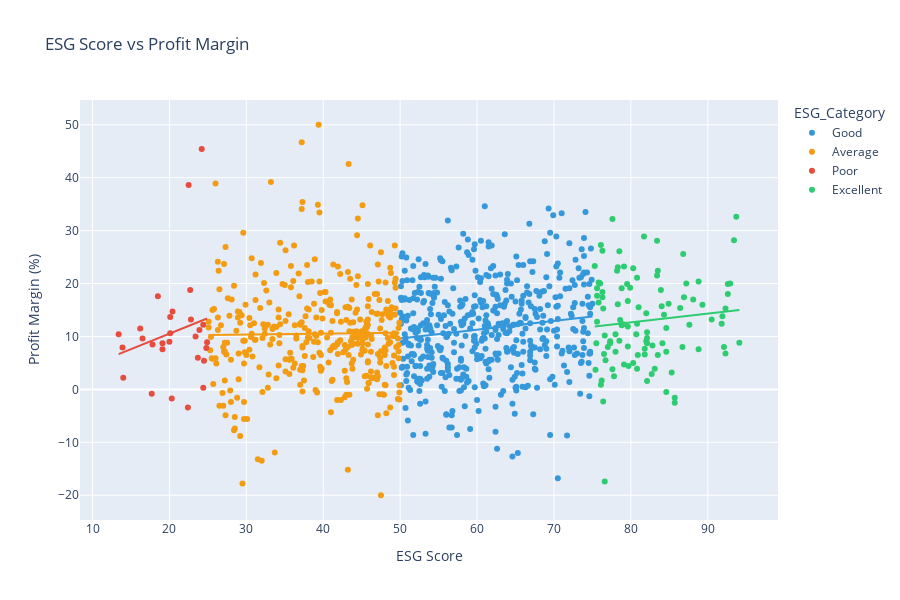

Source (notebook cell):
### Markdown cell above
## 4.1 ESG and Profit Margin relationship

### Code cell
fig5 = px.scatter(df.sample(min(1000, len(df))), 
                 x='ESG_Overall', 
                 y='ProfitMargin',
                 color='ESG_Category',
                 color_discrete_map={
                     'Excellent': '#2ecc71',
                     'Good': '#3498db',
                     'Average': '#f39c12',
                     'Poor': '#e74c3c'
                 },
                 title='ESG Score vs Profit Margin',
                 trendline='ols',
                 labels={'ESG_Overall': 'ESG Score',
                        'ProfitMargin': 'Profit Margin (%)'},
                 hover_data=['Industry', 'Region'])
fig5.update_layout(height=600)
fig5.show()

### Figure 1 — Plotly figure (JSON) as saved in the notebook; plotly's stock layout.template omitted (floating-point values rounded to 4 significant figures; data arrays with more than 128 entries replaced by an {"elided": "..."} marker saying what was removed)
{"data": [{"customdata": {"elided": "504x2 str values"}, "hovertemplate": "ESG_Category=Good<br>ESG Score=%{x}<br>Profit Margin (%)=%{y}<br>Industry=%{customdata[0]}<br>Region=%{customdata[1]}<extra></extra>", "legendgroup": "Good", "marker": {"color": "#3498db", "symbol": "circle"}, "mode": "markers", "name": "Good", "orientation": "v", "showlegend": true, "type": "scatter", "x": {"elided": "504 float values"}, "xaxis": "x", "y": {"elided": "504 float values"}, "yaxis": "y"}, {"hovertemplate": "<b>OLS trendline</b><br>ProfitMargin = 0.1652 * ESG_Overall + 1.37669<br>R<sup>2</sup>=0.018666<br><br>ESG_Category=Good<br>ESG Score=%{x}<br>Profit Margin (%)=%{y} <b>(trend)</b><extra></extra>", "legendgroup": "Good", "marker": {"color": "#3498db", "symbol": "circle"}, "mode": "lines", "name": "Good", "showlegend": false, "type": "scatter", "x": {"elided": "504 float values"}, "xaxis": "x", "y": {"elided": "504 float values"}, "yaxis": "y"}, {"customdata": {"elided": "364x2 str values"}, "hovertemplate": "ESG_Category=Average<br>ESG Score=%{x}<br>Profit Margin (%)=%{y}<br>Industry=%{customdata[0]}<br>Region=%{customdata[1]}<extra></extra>", "legendgroup": "Average", "marker": {"color": "#f39c12", "symbol": "circle"}, "mode": "markers", "name": "Average", "orientation": "v", "showlegend": true, "type": "scatter", "x": {"elided": "364 float values"}, "xaxis": "x", "y": {"elided": "364 float values"}, "yaxis": "y"}, {"hovertemplate": "<b>OLS trendline</b><br>ProfitMargin = 0.0179504 * ESG_Overall + 9.82117<br>R<sup>2</sup>=0.000198<br><br>ESG_Category=Average<br>ESG Score=%{x}<br>Profit Margin (%)=%{y} <b>(trend)</b><extra></extra>", "legendgroup": "Average", "marker": {"color": "#f39c12", "symbol": "circle"}, "mode": "lines", "name": "Average", "showlegend": false, "type": "scatter", "x": {"elided": "364 float values"}, "xaxis": "x", "y": {"elided": "364 float values"}, "yaxis": "y"}, {"customdata": [["Utilities", "Middle East"], ["Retail", "Middle East"], ["Transportation", "Africa"], ["Transportation", "Latin America"], ["Energy", "Latin America"], ["Transportation", "Latin America"], ["Transportation", "Middle East"], ["Energy", "Asia"], ["Energy", "Middle East"], ["Energy", "Africa"], ["Energy", "Latin America"], ["Utilities", "Middle East"], ["Energy", "Latin America"], ["Utilities", "Africa"], ["Healthcare", "Africa"], ["Energy", "Latin America"], ["Retail", "Middle East"], ["Transportation", "Latin America"], ["Utilities", "Africa"], ["Energy", "Middle East"], ["Transportation", "Middle East"], ["Manufacturing", "Middle East"], ["Transportation", "Latin America"], ["Manufacturing", "Latin America"], ["Utilities", "Africa"], ["Utilities", "Middle East"], ["Utilities", "Africa"], ["Transportation", "Asia"]], "hovertemplate": "ESG_Category=Poor<br>ESG Score=%{x}<br>Profit Margin (%)=%{y}<br>Industry=%{customdata[0]}<br>Region=%{customdata[1]}<extra></extra>", "legendgroup": "Poor", "marker": {"color": "#e74c3c", "symbol": "circle"}, "mode": "markers", "name": "Poor", "orientation": "v", "showlegend": true, "type": "scatter", "x": [19.1, 24.9, 18.5, 17.7, 20.1, 24.5, 16.2, 23.9, 22.5, 22.4, 19.1, 17.8, 20.4, 22.8, 22.7, 13.4, 24.8, 14.0, 23.4, 24.2, 16.5, 24.4, 13.9, 20.3, 24.4, 20.0, 20.1, 23.7], "xaxis": "x", "y": [8.7, 8.9, 17.6, -0.8, 13.7, 5.4, 11.5, 11.2, 38.6, -3.4, 7.6, 8.5, 14.7, 13.2, 18.8, 10.4, 7.8, 2.2, 10.0, 45.4, 9.6, 0.3, 7.9, -1.7, 12.2, 9.0, 10.6, 6.0], "yaxis": "y"}, {"hovertemplate": "<b>OLS trendline</b><br>ProfitMargin = 0.585293 * ESG_Overall + -1.18047<br>R<sup>2</sup>=0.040359<br><br>ESG_Category=Poor<br>ESG Score=%{x}<br>Profit Margin (%)=%{y} <b>(trend)</b><extra></extra>", "legendgroup": "Poor", "marker": {"color": "#e74c3c", "symbol": "circle"}, "mode": "lines", "name": "Poor", "showlegend": false, "type": "scatter", "x": [13.4, 13.9, 14.0, 16.2, 16.5, 17.7, 17.8, 18.5, 19.1, 19.1, 20.0, 20.1, 20.1, 20.3, 20.4, 22.4, 22.5, 22.7, 22.8, 23.4, 23.7, 23.9, 24.2, 24.4, 24.4, 24.5, 24.8, 24.9], "xaxis": "x", "y": [6.662, 6.955, 7.014, 8.301, 8.477, 9.179, 9.238, 9.647, 9.999, 9.999, 10.53, 10.58, 10.58, 10.7, 10.76, 11.93, 11.99, 12.11, 12.16, 12.52, 12.69, 12.81, 12.98, 13.1, 13.1, 13.16, 13.33, 13.39], "yaxis": "y"}, {"customdata": {"elided": "104x2 str values"}, "hovertemplate": "ESG_Category=Excellent<br>ESG Score=%{x}<br>Profit Margin (%)=%{y}<br>Industry=%{customdata[0]}<br>Region=%{customdata[1]}<extra></extra>", "legendgroup": "Excellent", "marker": {"color": "#2ecc71", "symbol": "circle"}, "mode": "markers", "name": "Excellent", "orientation": "v", "showlegend": true, "type": "scatter", "x": [92.1, 76.6, 84.0, 77.3, 81.8, 86.8, 85.7, 80.8, 83.1, 84.6, 88.8, 82.1, 86.9, 82.7, 79.5, 82.8, 79.6, 87.2, 76.1, 82.1, 75.8, 77.3, 77.8, 86.4, 80.7, 76.3, 80.3, 87.6, 78.5, 81.8, 78.6, 84.6, 79.0, 82.0, 81.7, 75.5, 76.3, 75.4, 83.5, 93.7, 80.8, 92.3, 78.5, 78.0, 83.4, 83.5, 75.9, 85.7, 93.4, 75.6, 79.6, 84.9, 76.7, 82.1, 79.1, 85.3, 91.8, 92.6, 75.6, 76.3, 75.6, 77.6, 77.0, 78.3, 89.3, 79.9, 84.3, 84.6, 86.7, 80.9, 76.4, 94.1, 79.1, 92.9, 78.0, 82.0, 78.8, 76.2, 88.8, 84.1, 76.0, 76.6, 75.3, 76.5, 88.1, 78.3, 80.8, 77.6, 79.7, 79.6, 78.2, 81.0, 83.4, 90.5, 78.8, 76.1, 83.9, 92.3, 82.1, 75.8, 76.4, 80.3, 92.6, 91.9], "xaxis": "x", "y": [8.0, 10.2, 15.7, 8.7, 6.6, 25.6, -2.5, 21.1, 3.9, 11.6, 20.4, 10.8, 17.4, 2.9, 19.9, 8.3, 8.1, 20.0, 27.3, 1.6, 20.2, 9.1, 2.5, 15.4, 10.4, 26.2, 5.0, 12.2, 26.1, 7.7, 13.1, 7.1, 12.3, 14.4, 28.9, 8.7, 18.4, 3.7, 22.4, 32.6, 3.9, 15.3, 9.2, 10.4, 21.5, 6.5, 20.1, -1.6, 28.2, 12.8, 11.9, 16.2, 5.5, 8.7, 23.2, 3.2, 12.4, 19.9, 17.7, 17.4, 19.1, 32.2, 8.0, 16.1, 16.0, 19.2, 14.1, -0.5, 8.0, 6.5, 15.3, 8.8, 4.7, 20.0, 7.1, 9.1, 12.1, 1.7, 7.6, 8.7, 20.0, -17.4, 23.3, 6.7, 17.0, 23.1, 12.4, 3.8, 4.4, 16.7, 22.4, 15.5, 28.1, 13.2, 19.1, 0.9, 18.8, 6.8, 9.7, 16.4, -2.3, 22.9, 18.0, 13.8], "yaxis": "y"}, {"hovertemplate": "<b>OLS trendline</b><br>ProfitMargin = 0.164495 * ESG_Overall + -0.482199<br>R<sup>2</sup>=0.010511<br><br>ESG_Category=Excellent<br>ESG Score=%{x}<br>Profit Margin (%)=%{y} <b>(trend)</b><extra></extra>", "legendgroup": "Excellent", "marker": {"color": "#2ecc71", "symbol": "circle"}, "mode": "lines", "name": "Excellent", "showlegend": false, "type": "scatter", "x": [75.3, 75.4, 75.5, 75.6, 75.6, 75.6, 75.8, 75.8, 75.9, 76.0, 76.1, 76.1, 76.2, 76.3, 76.3, 76.3, 76.4, 76.4, 76.5, 76.6, 76.6, 76.7, 77.0, 77.3, 77.3, 77.6, 77.6, 77.8, 78.0, 78.0, 78.2, 78.3, 78.3, 78.5, 78.5, 78.6, 78.8, 78.8, 79.0, 79.1, 79.1, 79.5, 79.6, 79.6, 79.6, 79.7, 79.9, 80.3, 80.3, 80.7, 80.8, 80.8, 80.8, 80.9, 81.0, 81.7, 81.8, 81.8, 82.0, 82.0, 82.1, 82.1, 82.1, 82.1, 82.7, 82.8, 83.1, 83.4, 83.4, 83.5, 83.5, 83.9, 84.0, 84.1, 84.3, 84.6, 84.6, 84.6, 84.9, 85.3, 85.7, 85.7, 86.4, 86.7, 86.8, 86.9, 87.2, 87.6, 88.1, 88.8, 88.8, 89.3, 90.5, 91.8, 91.9, 92.1, 92.3, 92.3, 92.6, 92.6, 92.9, 93.4, 93.7, 94.1], "xaxis": "x", "y": [11.9, 11.92, 11.94, 11.95, 11.95, 11.95, 11.99, 11.99, 12.0, 12.02, 12.04, 12.04, 12.05, 12.07, 12.07, 12.07, 12.09, 12.09, 12.1, 12.12, 12.12, 12.13, 12.18, 12.23, 12.23, 12.28, 12.28, 12.32, 12.35, 12.35, 12.38, 12.4, 12.4, 12.43, 12.43, 12.45, 12.48, 12.48, 12.51, 12.53, 12.53, 12.6, 12.61, 12.61, 12.61, 12.63, 12.66, 12.73, 12.73, 12.79, 12.81, 12.81, 12.81, 12.83, 12.84, 12.96, 12.97, 12.97, 13.01, 13.01, 13.02, 13.02, 13.02, 13.02, 13.12, 13.14, 13.19, 13.24, 13.24, 13.25, 13.25, 13.32, 13.34, 13.35, 13.38, 13.43, 13.43, 13.43, 13.48, 13.55, 13.62, 13.62, 13.73, 13.78, 13.8, 13.81, 13.86, 13.93, 14.01, 14.12, 14.12, 14.21, 14.4, 14.62, 14.63, 14.67, 14.7, 14.7, 14.75, 14.75, 14.8, 14.88, 14.93, 15.0], "yaxis": "y"}], "layout": {"height": 600, "legend": {"title": {"text": "ESG_Category"}, "tracegroupgap": 0}, "title": {"text": "ESG Score vs Profit Margin"}, "xaxis": {"anchor": "y", "domain": [0, 1], "title": {"text": "ESG Score"}}, "yaxis": {"anchor": "x", "domain": [0, 1], "title": {"text": "Profit Margin (%)"}}}}
